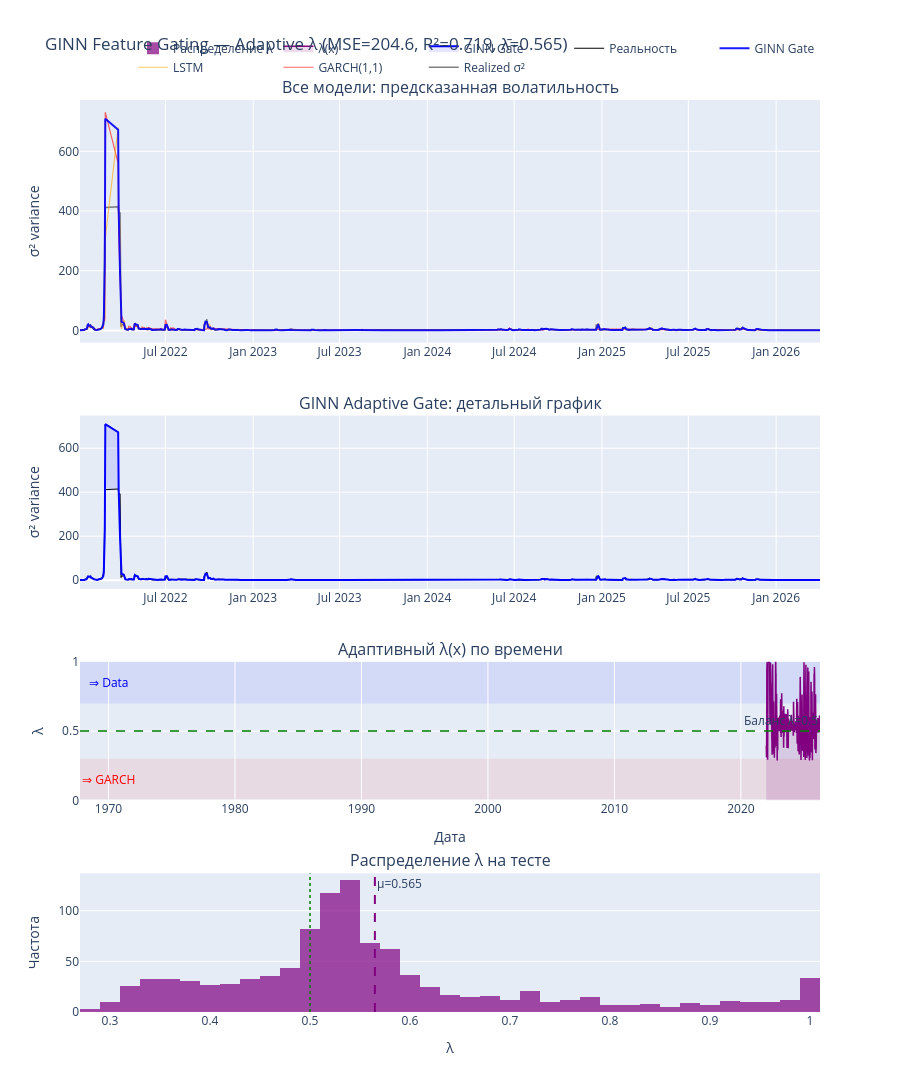

The code cell stored with this chart in its notebook:
### Code cell
# 1. Тестируем Feature Gating GINN
@torch.no_grad()
def test_gating_model(model, loader):
    """Тестирование модели с гейтингом"""
    model.eval()
    preds_list = []
    lambs_list = []
    with torch.no_grad():
        for X_batch, y_real, y_garch in loader:
            X_batch = X_batch.to(device)
            y_garch_batch = y_garch.to(device)
            preds, lambs = model(X_batch, y_garch_batch.unsqueeze(-1))
            preds_list.extend(preds.cpu().numpy())
            lambs_list.extend(lambs.cpu().numpy())
    
    preds_arr = np.array(preds_list)
    lambs_arr = np.array(lambs_list)
    preds_denormed = np.expm1(preds_arr * train_std + train_mean)
    
    return preds_denormed, lambs_arr


# Тестируем
gating_preds_denorm, gating_lambdas = test_gating_model(model, test_loader)

# Метрики
gating_mse = mean_squared_error(targets_denorm, gating_preds_denorm)
gating_mae = mean_absolute_error(targets_denorm, gating_preds_denorm)
gating_r2 = r2_score(targets_denorm, gating_preds_denorm)


# 2. Сводная таблица результатов
print(f"\n{'='*70}")
print(f"СВОДНАЯ ТАБЛИЦА РЕЗУЛЬТАТОВ")
print(f"{'='*70}")
print(f"{'Модель':<25} {'MSE':>12} {'MAE':>10} {'R²':>10}")
print(f"{'-'*57}")
print(f"{'GARCH(1,1)':<25} {garch_mse:>12.2f} {garch_mae:>10.2f} {garch_r2:>10.4f}")
print(f"{'LSTM (чистый)':<25} {mse:>12.2f} {mae:>10.2f} {r2:>10.4f}")
print(f"{'Transformer':<25} {trans_mse:>12.2f} {trans_mae:>10.2f} {trans_r2:>10.4f}")
print(f"{'GINN Adaptive Gate':<25} {gating_mse:>12.2f} {gating_mae:>10.2f} {gating_r2:>10.4f}")
print(f"{'='*70}")

# Сравнение с лучшими
improvement_vs_garch = (1 - gating_mse/garch_mse) * 100
improvement_vs_lstm = (1 - gating_mse/mse) * 100

print(f"\nУлучшение относительно GARCH: {improvement_vs_garch:+.1f}%")
print(f"Улучшение относительно LSTM:  {improvement_vs_lstm:+.1f}%")
print(f"Среднее λ на тесте: {np.mean(gating_lambdas):.4f} ± {np.std(gating_lambdas):.4f}")


# 3. Детальная визуализация
fig = make_subplots(
    rows=4, cols=1,
    subplot_titles=(
        'Все модели: предсказанная волатильность',
        'GINN Adaptive Gate: детальный график',
        'Адаптивный λ(x) по времени',
        'Распределение λ на тесте'
    ),
    vertical_spacing=0.08,
    row_heights=[0.35, 0.25, 0.20, 0.20]
)

# === Row 1: Все модели ===
fig.add_trace(
    go.Scatter(x=dates_test, y=targets_denorm, name='Realized σ²',
               line=dict(color='black', width=1.5), opacity=0.5),
    row=1, col=1
)
fig.add_trace(
    go.Scatter(x=dates_test, y=garch_preds_raw, name='GARCH(1,1)',
               line=dict(color='red', width=1.2), opacity=0.6),
    row=1, col=1
)
fig.add_trace(
    go.Scatter(x=dates_test, y=preds_denorm, name='LSTM',
               line=dict(color='orange', width=1.2), opacity=0.6),
    row=1, col=1
)
fig.add_trace(
    go.Scatter(x=dates_test, y=gating_preds_denorm, name='GINN Gate',
               line=dict(color='blue', width=2), opacity=0.9),
    row=1, col=1
)

# === Row 2: GINN детально ===
fig.add_trace(
    go.Scatter(x=dates_test, y=targets_denorm, name='Реальность',
               line=dict(color='black', width=1), opacity=0.4),
    row=2, col=1
)
fig.add_trace(
    go.Scatter(x=dates_test, y=gating_preds_denorm, name='GINN Gate',
               line=dict(color='blue', width=2), 
               fill='tonexty', fillcolor='rgba(0,0,255,0.1)'),
    row=2, col=1
)

# === Row 3: λ по времени ===
fig.add_trace(
    go.Scatter(x=dates_test, y=gating_lambdas, name='λ(x)',
               line=dict(color='purple', width=1.5),
               fill='tozeroy', fillcolor='rgba(128,0,128,0.15)'),
    row=3, col=1
)
fig.add_hline(y=0.5, line=dict(dash='dash', color='green', width=1.5), 
              annotation_text="Баланс λ=0.5", row=3, col=1)

# Добавляем зоны интерпретации
fig.add_hrect(y0=0, y1=0.3, fillcolor="red", opacity=0.08,
              layer="below", line_width=0, row=3, col=1)
fig.add_hrect(y0=0.7, y1=1.0, fillcolor="blue", opacity=0.08, 
              layer="below", line_width=0, row=3, col=1)

fig.add_annotation(xref="paper", yref="y3", x=0.01, y=0.15, 
                   text="⇒ GARCH", showarrow=False, font=dict(color="red"), row=3, col=1)
fig.add_annotation(xref="paper", yref="y3", x=0.01, y=0.85, 
                   text="⇒ Data", showarrow=False, font=dict(color="blue"), row=3, col=1)

# === Row 4: Гистограмма λ ===
fig.add_trace(
    go.Histogram(x=gating_lambdas, nbinsx=40, name='Распределение λ',
                 marker_color='purple', opacity=0.7,
                 hovertemplate='λ=%{x:.3f}<br>Count=%{y}<extra></extra>'),
    row=4, col=1
)
fig.add_vline(x=np.mean(gating_lambdas), line=dict(color='purple', width=2, dash='dash'),
              annotation_text=f"μ={np.mean(gating_lambdas):.3f}", row=4, col=1)
fig.add_vline(x=0.5, line=dict(color='green', width=1.5, dash='dot'), row=4, col=1)

# Настройка осей
fig.update_yaxes(title_text="σ² variance", row=1, col=1)
fig.update_yaxes(title_text="σ² variance", row=2, col=1)
fig.update_yaxes(title_text="λ", range=[0, 1], row=3, col=1)
fig.update_yaxes(title_text="Частота", row=4, col=1)
fig.update_xaxes(title_text="Дата", row=3, col=1)
fig.update_xaxes(title_text="λ", row=4, col=1)

fig.update_layout(
    title=f'GINN Feature Gating — Adaptive λ (MSE={gating_mse:.1f}, R²={gating_r2:.3f}, λ̄={np.mean(gating_lambdas):.3f})',
    height=1200,
    hovermode='x unified',
    showlegend=True,
    legend=dict(
        orientation="h",
        yanchor="bottom",
        y=1.02,
        xanchor="right",
        x=1
    )
)

fig.write_html("./plots/gin_adaptive_gate_final.html")
fig.show()


# 4. Анализ режимов работы λ
print(f"\n{'='*70}")
print(f"АНАЛИЗ РЕЖИМОВ РАБОТЫ АДАПТИВНОГО λ")
print(f"{'='*70}")

# Разбиваем на три режима
low_mask = gating_lambdas < 0.3      # доверяем GARCH
mid_mask = (gating_lambdas >= 0.3) & (gating_lambdas <= 0.7)  # баланс
high_mask = gating_lambdas > 0.7     # доверяем данным

for regime_name, mask in [("GARCH-heavy (λ<0.3)", low_mask), 
                           ("Balanced (0.3≤λ≤0.7)", mid_mask),
                           ("Data-driven (λ>0.7)", high_mask)]:
    if mask.sum() > 0:
        print(f"\n{regime_name}:")
        print(f"  Дней: {mask.sum()} ({100*mask.mean():.1f}%)")
        print(f"  Средняя σ²: {np.mean(targets_denorm[mask]):.2f}")
        print(f"  Медианная σ²: {np.median(targets_denorm[mask]):.2f}")
        print(f"  Средняя ошибка GINN: {np.mean(np.abs(targets_denorm[mask] - gating_preds_denorm[mask])):.2f}")
        print(f"  Средняя ошибка GARCH: {np.mean(np.abs(targets_denorm[mask] - garch_preds_raw[mask])):.2f}")

# Сравнение ошибок по режимам
print(f"\nПревосходство GINN над GARCH по режимам:")
for regime_name, mask in [("GARCH-heavy", low_mask), 
                           ("Balanced", mid_mask),
                           ("Data-driven", high_mask)]:
    if mask.sum() > 0:
        ginn_err = np.abs(targets_denorm[mask] - gating_preds_denorm[mask]).mean()
        garch_err = np.abs(targets_denorm[mask] - garch_preds_raw[mask]).mean()
        improvement = (1 - ginn_err/garch_err) * 100
        print(f"  {regime_name}: GINN ошибка={ginn_err:.2f} vs GARCH={garch_err:.2f} ({improvement:+.1f}%)")

### Figure 1 — Plotly figure (JSON) as saved in the notebook; plotly's stock layout.template omitted (floating-point values rounded to 4 significant figures; data arrays with more than 128 entries replaced by an {"elided": "..."} marker saying what was removed)
{"data": [{"line": {"color": "black", "width": 1.5}, "name": "Realized σ²", "opacity": 0.5, "type": "scatter", "x": {"elided": "1062 str values"}, "xaxis": "x", "y": {"elided": "1062 float values"}, "yaxis": "y"}, {"line": {"color": "red", "width": 1.2}, "name": "GARCH(1,1)", "opacity": 0.6, "type": "scatter", "x": {"elided": "1062 str values"}, "xaxis": "x", "y": {"elided": "1062 float values"}, "yaxis": "y"}, {"line": {"color": "orange", "width": 1.2}, "name": "LSTM", "opacity": 0.6, "type": "scatter", "x": {"elided": "1062 str values"}, "xaxis": "x", "y": {"elided": "1062 float values"}, "yaxis": "y"}, {"line": {"color": "blue", "width": 2}, "name": "GINN Gate", "opacity": 0.9, "type": "scatter", "x": {"elided": "1062 str values"}, "xaxis": "x", "y": {"elided": "1062 float values"}, "yaxis": "y"}, {"line": {"color": "black", "width": 1}, "name": "Реальность", "opacity": 0.4, "type": "scatter", "x": {"elided": "1062 str values"}, "xaxis": "x2", "y": {"elided": "1062 float values"}, "yaxis": "y2"}, {"fill": "tonexty", "fillcolor": "rgba(0,0,255,0.1)", "line": {"color": "blue", "width": 2}, "name": "GINN Gate", "type": "scatter", "x": {"elided": "1062 str values"}, "xaxis": "x2", "y": {"elided": "1062 float values"}, "yaxis": "y2"}, {"fill": "tozeroy", "fillcolor": "rgba(128,0,128,0.15)", "line": {"color": "purple", "width": 1.5}, "name": "λ(x)", "type": "scatter", "x": {"elided": "1062 str values"}, "xaxis": "x3", "y": {"elided": "1062 float values"}, "yaxis": "y3"}, {"hovertemplate": "λ=%{x:.3f}<br>Count=%{y}<extra></extra>", "marker": {"color": "purple"}, "name": "Распределение λ", "nbinsx": 40, "opacity": 0.7, "type": "histogram", "x": {"elided": "1062 float values"}, "xaxis": "x4", "yaxis": "y4"}], "layout": {"annotations": [{"font": {"size": 16}, "showarrow": false, "text": "Все модели: предсказанная волатильность", "x": 0.5, "xanchor": "center", "xref": "paper", "y": 1, "yanchor": "bottom", "yref": "paper"}, {"font": {"size": 16}, "showarrow": false, "text": "GINN Adaptive Gate: детальный график", "x": 0.5, "xanchor": "center", "xref": "paper", "y": 0.654, "yanchor": "bottom", "yref": "paper"}, {"font": {"size": 16}, "showarrow": false, "text": "Адаптивный λ(x) по времени", "x": 0.5, "xanchor": "center", "xref": "paper", "y": 0.384, "yanchor": "bottom", "yref": "paper"}, {"font": {"size": 16}, "showarrow": false, "text": "Распределение λ на тесте", "x": 0.5, "xanchor": "center", "xref": "paper", "y": 0.152, "yanchor": "bottom", "yref": "paper"}, {"showarrow": false, "text": "Баланс λ=0.5", "x": 1, "xanchor": "right", "xref": "x3 domain", "y": 0.5, "yanchor": "bottom", "yref": "y3"}, {"font": {"color": "red"}, "showarrow": false, "text": "⇒ GARCH", "x": 0.01, "xref": "x3", "y": 0.15, "yref": "y3"}, {"font": {"color": "blue"}, "showarrow": false, "text": "⇒ Data", "x": 0.01, "xref": "x3", "y": 0.85, "yref": "y3"}, {"showarrow": false, "text": "μ=0.565", "x": 0.5649, "xanchor": "left", "xref": "x4", "y": 1, "yanchor": "top", "yref": "y4 domain"}], "height": 1200, "hovermode": "x unified", "legend": {"orientation": "h", "x": 1, "xanchor": "right", "y": 1.02, "yanchor": "bottom"}, "shapes": [{"line": {"color": "green", "dash": "dash", "width": 1.5}, "type": "line", "x0": 0, "x1": 1, "xref": "x3 domain", "y0": 0.5, "y1": 0.5, "yref": "y3"}, {"fillcolor": "red", "layer": "below", "line": {"width": 0}, "opacity": 0.08, "type": "rect", "x0": 0, "x1": 1, "xref": "x3 domain", "y0": 0, "y1": 0.3, "yref": "y3"}, {"fillcolor": "blue", "layer": "below", "line": {"width": 0}, "opacity": 0.08, "type": "rect", "x0": 0, "x1": 1, "xref": "x3 domain", "y0": 0.7, "y1": 1, "yref": "y3"}, {"line": {"color": "purple", "dash": "dash", "width": 2}, "type": "line", "x0": 0.5649, "x1": 0.5649, "xref": "x4", "y0": 0, "y1": 1, "yref": "y4 domain"}, {"line": {"color": "green", "dash": "dot", "width": 1.5}, "type": "line", "x0": 0.5, "x1": 0.5, "xref": "x4", "y0": 0, "y1": 1, "yref": "y4 domain"}], "showlegend": true, "title": {"text": "GINN Feature Gating — Adaptive λ (MSE=204.6, R²=0.719, λ̄=0.565)"}, "xaxis": {"anchor": "y", "domain": [0, 1]}, "xaxis2": {"anchor": "y2", "domain": [0, 1]}, "xaxis3": {"anchor": "y3", "domain": [0, 1], "title": {"text": "Дата"}}, "xaxis4": {"anchor": "y4", "domain": [0, 1], "title": {"text": "λ"}}, "yaxis": {"anchor": "x", "domain": [0.734, 1], "title": {"text": "σ² variance"}}, "yaxis2": {"anchor": "x2", "domain": [0.464, 0.654], "title": {"text": "σ² variance"}}, "yaxis3": {"anchor": "x3", "domain": [0.232, 0.384], "range": [0, 1], "title": {"text": "λ"}}, "yaxis4": {"anchor": "x4", "domain": [0, 0.152], "title": {"text": "Частота"}}}}
